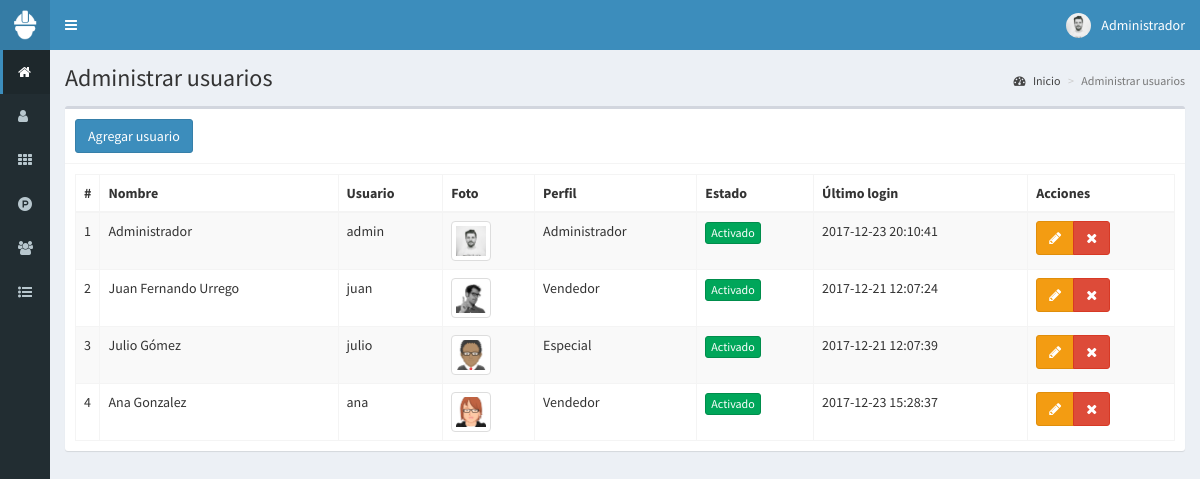
/usuarios (signed in), run on the app's committed database.
### tables this page shows
CREATE TABLE `usuarios` (
  `id` int(11) NOT NULL,
  `nombre` text NOT NULL,
  `usuario` text NOT NULL,
  `password` text NOT NULL,
  `perfil` text NOT NULL,
  `foto` text NOT NULL,
  `estado` int(11) NOT NULL,
  `ultimo_login` datetime NOT NULL,
  `fecha` timestamp NOT NULL DEFAULT CURRENT_TIMESTAMP ON UPDATE CURRENT_TIMESTAMP
);

### controladores/plantilla.controlador.php (called while the page is built)
<?php
class ControladorPlantilla{
	static public function ctrPlantilla(){
		include "vistas/plantilla.php";
	}
}

### index.php (called while the page is built, shortened)
<?php
require_once "controladores/plantilla.controlador.php";
require_once "controladores/usuarios.controlador.php";
require_once "controladores/ventas.controlador.php";
require_once "modelos/usuarios.modelo.php";
$plantilla = new ControladorPlantilla();
$plantilla -> ctrPlantilla();

### controladores/usuarios.controlador.php (called while the page is built, shortened)
<?php
class ControladorUsuarios{
	static public function ctrMostrarUsuarios($item, $valor){
		$tabla = "usuarios";
		$respuesta = ModeloUsuarios::MdlMostrarUsuarios($tabla, $item, $valor);
		return $respuesta;
	}
}

### modelos/conexion.php (called while the page is built)
<?php
class Conexion{
	static public function conectar(){
		$link = new PDO("mysql:host=localhost;dbname=pos",
			            "root",
			            "");
		$link->exec("set names utf8");
		return $link;
	}
}

### modelos/usuarios.modelo.php (called while the page is built, shortened)
<?php
require_once "conexion.php";
class ModeloUsuarios{
	static public function mdlMostrarUsuarios($tabla, $item, $valor){
		if($item != null){
			$stmt = Conexion::conectar()->prepare("SELECT * FROM $tabla WHERE $item = :$item");
			$stmt -> bindParam(":".$item, $valor, PDO::PARAM_STR);
			$stmt -> execute();
			return $stmt -> fetch();
		}else{
			$stmt = Conexion::conectar()->prepare("SELECT * FROM $tabla");
			$stmt -> execute();
			return $stmt -> fetchAll();
		}
	}
}

### vistas/modulos/usuarios.php (the view, shortened to what this page needs)
<div class="content-wrapper">
  <section class="content-header">
    <h1>
      Administrar usuarios
    </h1>
    <ol class="breadcrumb">
      <li><a href="inicio"><i class="fa fa-dashboard"></i> Inicio</a></li>
      <li class="active">Administrar usuarios</li>
    </ol>
  </section>
  <section class="content">
    <div class="box">
      <div class="box-header with-border">
        <button class="btn btn-primary" data-toggle="modal" data-target="#modalAgregarUsuario">
          Agregar usuario
        </button>
      </div>
      <div class="box-body">
       <table class="table table-bordered table-striped dt-responsive tablas" width="100%">
        <thead>
         <tr>
           <th style="width:10px">#</th>
           <th>Nombre</th>
           <th>Usuario</th>
           <th>Foto</th>
           <th>Perfil</th>
           <th>Estado</th>
           <th>Último login</th>
           <th>Acciones</th>
         </tr>
        </thead>
        <tbody>
        <?php
        $item = null;
        $valor = null;
        $usuarios = ControladorUsuarios::ctrMostrarUsuarios($item, $valor);
       foreach ($usuarios as $key => $value){
          echo ' <tr>
                  <td>'.($key+1).'</td>
                  <td>'.$value["nombre"].'</td>
                  <td>'.$value["usuario"].'</td>';
                  if($value["foto"] != ""){
                    echo '<td><img src="'.$value["foto"].'" class="img-thumbnail" width="40px"></td>';
                  }else{
                    echo '<td><img src="vistas/img/usuarios/default/anonymous.png" class="img-thumbnail" width="40px"></td>';
                  }
                  echo '<td>'.$value["perfil"].'</td>';
                  if($value["estado"] != 0){
                    echo '<td><button class="btn btn-success btn-xs btnActivar" idUsuario="'.$value["id"].'" estadoUsuario="0">Activado</button></td>';
                  }else{
                    echo '<td><button class="btn btn-danger btn-xs btnActivar" idUsuario="'.$value["id"].'" estadoUsuario="1">Desactivado</button></td>';
                  }
                  echo '<td>'.$value["ultimo_login"].'</td>
                  <td>
                    <div class="btn-group">
                      <button class="btn btn-warning btnEditarUsuario" idUsuario="'.$value["id"].'" data-toggle="modal" data-target="#modalEditarUsuario"><i class="fa fa-pencil"></i></button>
                      <button class="btn btn-danger btnEliminarUsuario" idUsuario="'.$value["id"].'" fotoUsuario="'.$value["foto"].'" usuario="'.$value["usuario"].'"><i class="fa fa-times"></i></button>
                    </div>
                  </td>
                </tr>';
        }
        ?>
        </tbody>
       </table>
      </div>
    </div>
  </section>
</div>

### vistas/plantilla.php (shortened to what this page needs)
<!DOCTYPE html>
<html>
<head>
  <link rel="stylesheet" href="vistas/bower_components/bootstrap/dist/css/bootstrap.min.css">
  <link rel="stylesheet" href="vistas/bower_components/font-awesome/css/font-awesome.min.css">
  <link rel="stylesheet" href="vistas/bower_components/Ionicons/css/ionicons.min.css">
  <link rel="stylesheet" href="vistas/dist/css/AdminLTE.css">
  <link rel="stylesheet" href="vistas/dist/css/skins/_all-skins.min.css">
  <link rel="stylesheet" href="vistas/bower_components/datatables.net-bs/css/dataTables.bootstrap.min.css">
  <link rel="stylesheet" href="vistas/bower_components/datatables.net-bs/css/responsive.bootstrap.min.css">
  <link rel="stylesheet" href="vistas/plugins/iCheck/all.css">
  <link rel="stylesheet" href="vistas/bower_components/bootstrap-daterangepicker/daterangepicker.css">
  <link rel="stylesheet" href="vistas/bower_components/morris.js/morris.css">
</head>
<body class="hold-transition skin-blue sidebar-collapse sidebar-mini login-page">
  <?php
  if(isset($_SESSION["iniciarSesion"]) && $_SESSION["iniciarSesion"] == "ok"){
   echo '<div class="wrapper">';
    include "modulos/cabezote.php";
    include "modulos/menu.php";
    if(isset($_GET["ruta"])){
      if($_GET["ruta"] == "inicio" ||
         $_GET["ruta"] == "usuarios" ||
         $_GET["ruta"] == "categorias" ||
         $_GET["ruta"] == "productos" ||
         $_GET["ruta"] == "clientes" ||
         $_GET["ruta"] == "ventas" ||
         $_GET["ruta"] == "crear-venta" ||
         $_GET["ruta"] == "editar-venta" ||
         $_GET["ruta"] == "reportes" ||
         $_GET["ruta"] == "salir"){
        include "modulos/".$_GET["ruta"].".php";
      }else{
        include "modulos/404.php";
      }
    }else{
      include "modulos/inicio.php";
    }
    echo '</div>';
  }else{
    include "modulos/login.php";
  }
  ?>
</body>
</html>

### vistas/modulos/cabezote.php (shortened to what this page needs)
<header class="main-header">
<a href="inicio" class="logo">
	<span class="logo-mini">
		<img src="vistas/img/plantilla/icono-blanco.png" class="img-responsive" style="padding:10px">
	</span>
</a>
<nav class="navbar navbar-static-top" role="navigation">
 	<a href="#" class="sidebar-toggle" data-toggle="push-menu" role="button">
     	</a>
	<div class="navbar-custom-menu">
		<ul class="nav navbar-nav">
			<li class="dropdown user user-menu">
				<a href="#" class="dropdown-toggle" data-toggle="dropdown">
				<?php
				if($_SESSION["foto"] != ""){
					echo '<img src="'.$_SESSION["foto"].'" class="user-image">';
				}else{
					echo '<img src="vistas/img/usuarios/default/anonymous.png" class="user-image">';
				}
				?>
					<span class="hidden-xs"><?php  echo $_SESSION["nombre"]; ?></span>
				</a>
			</li>
		</ul>
	</div>
</nav>
</header>

### vistas/modulos/menu.php (shortened to what this page needs)
<aside class="main-sidebar">
	 <section class="sidebar">
		<ul class="sidebar-menu">
		<?php
		if($_SESSION["perfil"] == "Administrador"){
			echo '<li class="active">
				<a href="inicio">
					<i class="fa fa-home"></i>
					<span>Inicio</span>
				</a>
			</li>
			<li>
				<a href="usuarios">
					<i class="fa fa-user"></i>
					<span>Usuarios</span>
				</a>
			</li>';
		}
		if($_SESSION["perfil"] == "Administrador" || $_SESSION["perfil"] == "Especial"){
			echo '<li>
				<a href="categorias">
					<i class="fa fa-th"></i>
					<span>Categorías</span>
				</a>
			</li>
			<li>
				<a href="productos">
					<i class="fa fa-product-hunt"></i>
					<span>Productos</span>
				</a>
			</li>';
		}
		if($_SESSION["perfil"] == "Administrador" || $_SESSION["perfil"] == "Vendedor"){
			echo '<li>
				<a href="clientes">
					<i class="fa fa-users"></i>
					<span>Clientes</span>
				</a>
			</li>';
		}
		if($_SESSION["perfil"] == "Administrador" || $_SESSION["perfil"] == "Vendedor"){
			echo '<li class="treeview">
				<a href="#">
					<i class="fa fa-list-ul"></i>
					<span>Ventas</span>
					<span class="pull-right-container">
						<i class="fa fa-angle-left pull-right"></i>
					</span>
				</a>
				<ul class="treeview-menu">
					<li>
						<a href="ventas">
							<i class="fa fa-circle-o"></i>
							<span>Administrar ventas</span>
						</a>
					</li>
					<li>
						<a href="crear-venta">
							<i class="fa fa-circle-o"></i>
							<span>Crear venta</span>
						</a>
					</li>';
				echo '</ul>
			</li>';
		}
		?>
		</ul>
	 </section>
</aside>

### data on the page
usuarios: nombre "Administrador", usuario "admin", foto (picture), perfil "Administrador", ultimo_login "2017-12-23 20:10:41"
usuarios: nombre "Juan Fernando Urrego", usuario "juan", foto (picture), perfil "Vendedor", ultimo_login "2017-12-21 12:07:24"
usuarios: nombre "Julio Gómez", usuario "julio", foto (picture), perfil "Especial", ultimo_login "2017-12-21 12:07:39"
usuarios: nombre "Ana Gonzalez", usuario "ana", foto (picture), perfil "Vendedor", ultimo_login "2017-12-23 15:28:37"

### other printed values
$_SESSION["nombre"] "Administrador"
